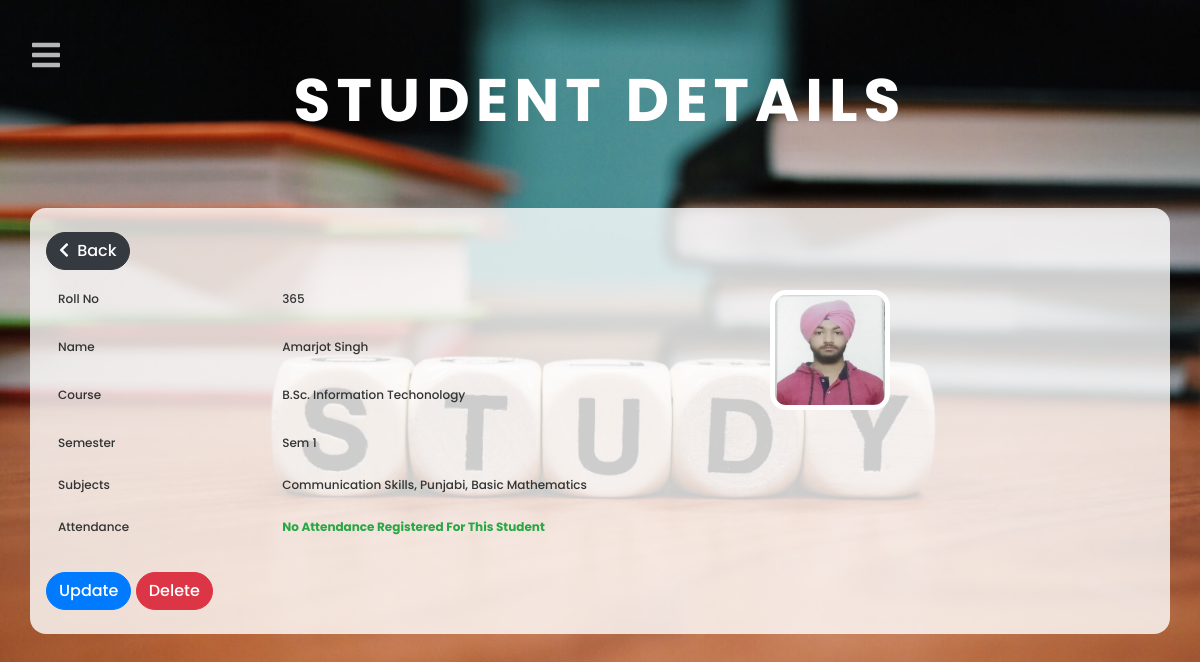
The page /data/student/1/ (signed in) on the database as committed earlier.
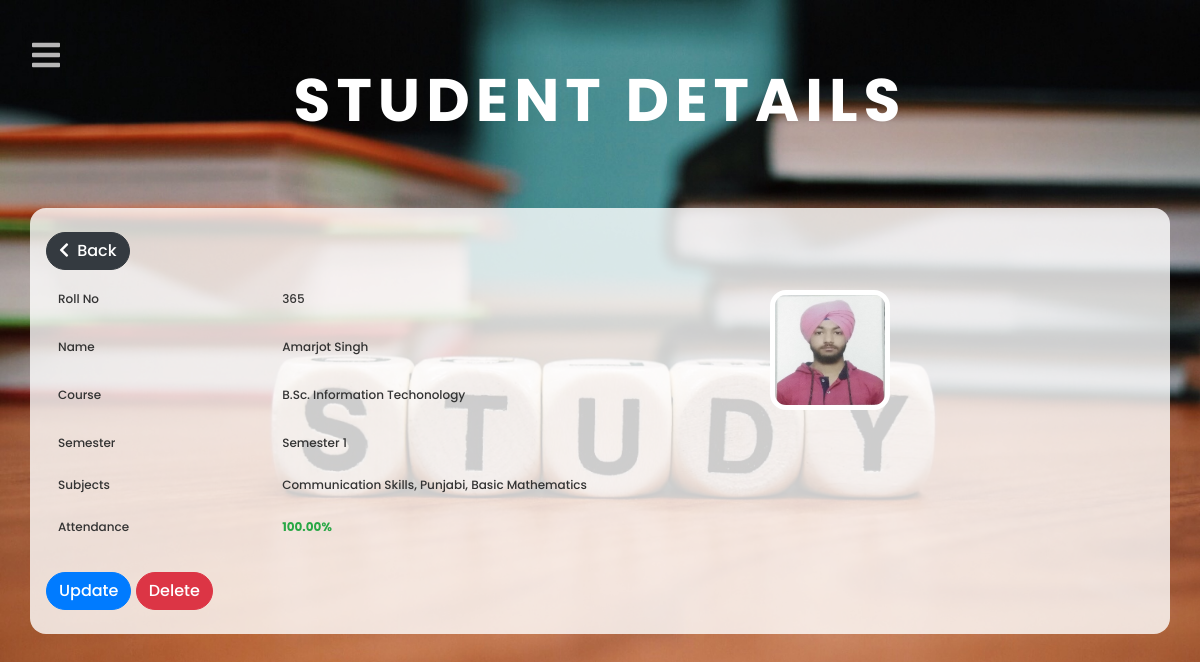
The same page on the database as committed later.
### data/models.py (models this page shows, shortened)
class Student(models.Model):
    roll_no = models.PositiveIntegerField(validators=[MinValueValidator(1)], unique=True, blank=False)
    name = models.CharField(max_length=250, blank=False)
    course = models.ForeignKey(Course, on_delete=models.PROTECT)
    sem = models.CharField(max_length=12, choices=semester_choices, blank=False)
    subject = models.ManyToManyField(Subject, blank=False)
    image = models.ImageField(upload_to='student_pics/', default='student_pics/default.png', max_length=500)

class Course(models.Model):
    course = models.CharField(max_length=250, unique=True, verbose_name='course name')
    def __str__(self):
        return self.course

### data/views.py (the view)
# urls.py: path('student/<int:pk>/', StudentDetailView.as_view(), name='student-detail'),
@method_decorator(staff_member_required, name='dispatch')
class StudentDetailView(DetailView):
    model = Student
    context_object_name = 'student'
    def get_context_data(self, **kwargs):
        context = super(StudentDetailView, self).get_context_data(**kwargs)
        context['pageName'] = 'student details'
        attendance = Attendance.objects.filter(student=self.object.id)
        counter = 0
        for x in attendance:
            if x.mark:
                counter += 1
        if counter:
            context['present'] = format((counter * 100 / attendance.count()), '0.2f') + "%"
        else:
            context['present'] = 'No Attendance Registered For This Student'
        return context

### data/models.py (called while the page is built)
    def __str__(self):
        return self.subject

### data/templates/data/student_detail.html
{% extends 'user/base.html'  %}
{% block content %}
<div class="container-fluid">
	<h1 class="heading">{{pageName}}</h1>
</div>
	<div class="container model-view">
				<div class="d-flex">
			<a class="btn btn-md btn-dark mr-auto add-new my-2" href="{% url 'student' %}"><i class="fas fa-chevron-left mr-1"></i> Back</a>
		</div>
		<table class="table details">
		    <tbody>
		      	<tr>
			        <td>Roll no</td>
			        <td>{{student.roll_no}}</td>
			        <td rowspan="3"><img src="{{student.image.url}}"></td>
		      	</tr>
	    	  	<tr>
			        <td>Name</td>
			        <td>{{student.name}}</td>
			        <td></td>
		      	</tr>
		      	<tr>
			        <td>Course</td>
			        <td>{{student.course}}</td>
			        <td></td>
		      	</tr>
		      	<tr>
			        <td>Semester</td>
			        <td>{{student.sem}}</td>
			        <td></td>
		      	</tr>
		      	<tr>
			        <td>Subjects</td>
			        <td colspan="2">
			        	{%for subject in student.subject.all %}
				        {{subject}}{{ forloop.last|yesno:",&#44;"|safe }}
				        {% endfor %}
			    	</td>
		      	</tr>
		      	<tr>
			        <td>Attendance</td>
			        <td colspan="2">
			        	<span class="text-success font-weight-bold">
		        		{{present}}
			        	</span>
			    	</td>
		      	</tr>
		    </tbody>
	  	</table>
	  	{% if user.is_staff %}
		  	<a class="btn btn-md btn-primary add-new my-2" type="button" href="{% url 'student-update' student.pk %}">Update</a>
		  	<a class="btn btn-md btn-danger add-new my-2" type="button" href="{% url 'student-delete' student.pk %}">Delete</a>
		{% endif %}
	</div>
{% endblock %}

Rows that differ between the two databases and show on the page:
changed Student "Amarjot Singh": sem "Sem 1" → "Semester 1"
Other text that changed with them:
{{ present }}: "No Attendance Registered For This Student" → "100.00%"
